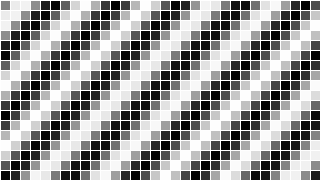
Frame 1 (no input)
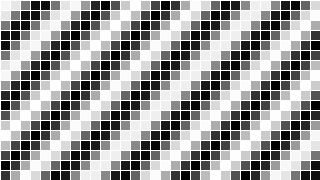
Frame 60 (the mouse pressed at the canvas centre just before this capture)
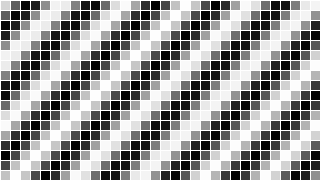
Frame 120 (the mouse held since frame 60 and released just before this capture)

The Processing sketch that drew these frames (run headless with seeded random() and noise(); from frame 60 on, the mouse is pressed at the canvas centre):

// Processing sketch: gridCells
// ── gridCells.pde
Cell[][] grid;

int cols = 32;
int rows = 18;

void setup() {
  size(320,180);
  grid = new Cell[cols][rows];
  
  for(int i = 0; i <cols; i++) {
    for(int j = 0;j<rows;j++){
      grid[i][j] = new Cell(i*10,j*10,10,10,i+j);
    }
  }
}

void draw() {
  background(0);
  
  for(int i = 0; i<cols;i++){
    for(int j = 0; j<rows; j++){
      grid[i][j].oscillate();
      grid[i][j].display();
    }
  }
}

// ── Cell.pde
class Cell {
  float x,y;
  float w,h;
  float angle;


  Cell(float tempX,float tempY,float tempW,float tempH,float tempAngle) {
    x = tempX;
    y = tempY;
    w = tempW;
    h = tempH;
    angle = tempAngle;
  }
  
  //angle increase
  void oscillate() {
    angle += 0.02;
  }

  void display() {
    stroke(255);
    float bright = map(sin(angle),-1,1,0,255);
    fill(bright);
    rect(x,y,w,h);
  }
}
